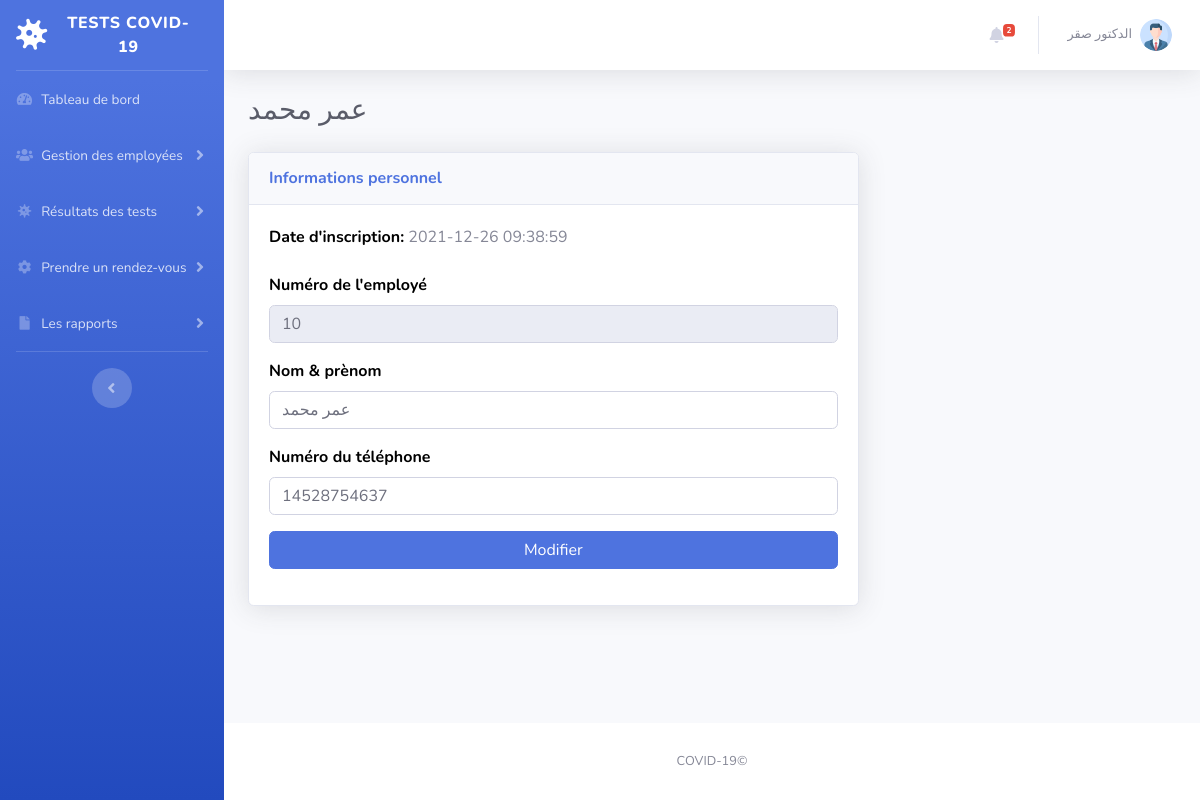
The page /edit-phlebotomist.php?pid=15 (signed in) on the database its author committed.
### tables this page shows
CREATE TABLE `tblphlebotomist` (
  `id` int(11) NOT NULL,
  `EmpID` varchar(100) DEFAULT NULL,
  `FullName` varchar(120) DEFAULT NULL,
  `MobileNumber` bigint(12) DEFAULT NULL,
  `RegDate` timestamp NULL DEFAULT current_timestamp()
);

### edit-phlebotomist.php (the view, shortened to what this page needs)
<?php session_start();
include_once('includes/config.php');
if (strlen($_SESSION['aid']==0)) {
  header('location:logout.php');
  } else{
?>
<!DOCTYPE html>
<html lang="en">
<head>
    <link href="vendor/fontawesome-free/css/all.min.css" rel="stylesheet" type="text/css">
    <link href="css/sb-admin-2.min.css" rel="stylesheet">
</head>
<body id="page-top">
    <div id="wrapper">
<?php include_once('includes/sidebar.php');?>
        <div id="content-wrapper" class="d-flex flex-column">
            <div id="content">
          <?php include_once('includes/topbar.php');?>
                <div class="container-fluid">
<?php
$pid=intval($_GET['pid']);
$query=mysqli_query($con,"select * from tblphlebotomist where id='$pid'");
while($row=mysqli_fetch_array($query)){
?>
<h1 class="h3 mb-4 text-gray-800"><?php echo $row['FullName'];?></h1>
<form name="editphlebotomist" method="post">
  <div class="row">
                        <div class="col-lg-8">
                            <div class="card shadow mb-4">
                                <div class="card-header py-3">
                                    <h6 class="m-0 font-weight-bold text-primary">Informations personnel</h6>
                                </div>
                                <div class="card-body">
 <div class="form-group">
                            <label>Date d'inscription: </label>
                                     <?php echo $row['RegDate'];?>
                                        </div>
                  <div class="form-group">
                            <label> Numéro de l'employé</label>
                             <input type="text" class="form-control" id="empid" name="empid"  value="<?php echo $row['EmpID'];?>"  readonly="true" >
                                        </div>
                        <div class="form-group">
                            <label> Nom & prènom</label>
                                            <input type="text" class="form-control" id="fullname" name="fullname"  placeholder=""  title="letters only" value="<?php echo $row['FullName'];?>" required="true">
                                        </div>
                                        <div class="form-group">
                                             <label> Numéro du téléphone</label>
                                  <input type="text" class="form-control" id="mobilenumber" name="mobilenumber" placeholder="" pattern="[0-9]{11}" title="الحد الاقصى 11 رقم" value="<?php echo $row['MobileNumber'];?>" required="true" >
                                        </div>
        <div class="form-group">
                                 <input type="submit" class="btn btn-primary btn-user btn-block" name="update" id="update" value="Modifier">
                             </div>
                                </div>
                            </div>
                        </div>
                    </div>
</form>
<?php } ?>
                </div>
            </div>
           <?php include_once('includes/footer.php');?>
        </div>
    </div>
</body>
</html>
<?php } ?>

### includes/topbar.php (shortened to what this page needs)
      <nav class="navbar navbar-expand navbar-light bg-white topbar mb-4 static-top shadow">
            <?php if($_SESSION['aid']):?>
                    <ul class="navbar-nav ml-auto">
<?php $query=mysqli_query($con,"select * from tbltestrecord where ReportStatus is null");
$count=mysqli_num_rows($query);
?>
                        <li class="nav-item dropdown no-arrow mx-1">
                            <a class="nav-link dropdown-toggle" href="#" id="alertsDropdown" role="button"
                                data-toggle="dropdown" aria-haspopup="true" aria-expanded="false">
                                <i class="fas fa-bell fa-fw"></i>
                                <span class="badge badge-danger badge-counter"><?php echo $count;?></span>
                            </a>
                        </li>
                        <li class="nav-item dropdown no-arrow">
                            <a class="nav-link dropdown-toggle" href="#" id="userDropdown" role="button"
                                data-toggle="dropdown" aria-haspopup="true" aria-expanded="false">
                <?php
$adid=$_SESSION['aid'];
$ret1=mysqli_query($con,"select AdminName from tbladmin where ID='$adid'");
while($row1=mysqli_fetch_array($ret1)){
?>
                                <span class="mr-2 d-none d-lg-inline text-gray-600 small"><?php  echo $row1['AdminName'];?></span>
                           <?php } ?>
                                <img class="img-profile rounded-circle"
                                    src="img/profile.png">
                            </a>
                        </li>
                    </ul>
                <?php endif;?>
                </nav>

### edit-phlebotomist.php (style rules this page uses)
label { font-size:16px; font-weight:bold; color:#000; }

### rows shown on the page
tblphlebotomist: FullName "عمر محمد", RegDate "2021-12-26 09:38:59", empid "10", fullname "عمر محمد", mobilenumber "14528754637"

### other values the page prints
$count "2"
$row1['AdminName'] "الدكتور صقر"
